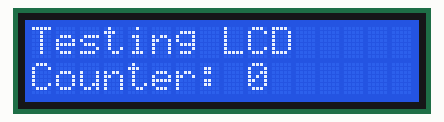
Recording of a program running on a simulated ATmega8, built with avr-gcc and emulated at 8 MHz. On the bench: 16×2 character LCD. Wiring (inferred from the signals the program sends): character LCD (HD44780): RS PC3; E PD1; data PD2, PD3, PD4, PD5.

Above: at 0.13 s.
At 4.91 s:
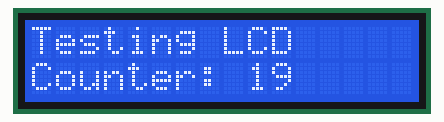
At 9.94 s:
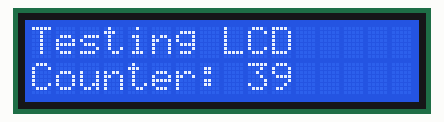
At 20.0 s:
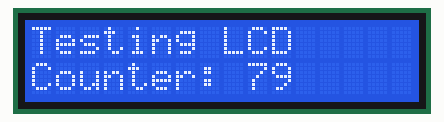
At 29.81 s:
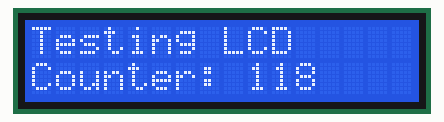
At 39.87 s:
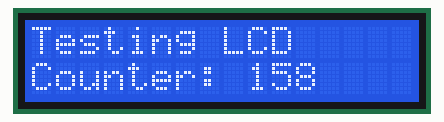

The program:

main.cpp
```cpp
//id:main.cpp,textlcd,2-8-2012,sidiknur@yahoo.com
//Atmega8,8MHz-internal

#include <avr/io.h>
#include <stdlib.h>

#include "textlcd.h"

int main(void)
{
    uint8_t data = 0;
    char str[10];

    TextLCD<PC,3,PD,1, PD,2,PD,3,PD,4,PD,5,16> Display;

    Display.PutStr("Testing LCD");
    while(1){
        utoa(data,str,10);
        Display.GotoXY(2,1);
        Display.PutStr("Counter: ");
        Display.PutStr(str);
        Display.PutStr("    ");
        data++;
        _delay_ms(250);
    }

    return 0;
}
```

textlcd_config.h
```cpp
//id:textlcd_config.h,textlcd,2-8-2012,sidiknur@yahoo.com
#ifndef TEXTLCD_CONFIG_H_INCLUDED
#define TEXTLCD_CONFIG_H_INCLUDED

#define	LCD_DISPLAY_CLEAR		0x01
#define	LCD_CURSOR_HOME			0x02
#define	LCD_ENTRY_MODE_SET		0x04
#define LCD_ENTRY_INCREMENT		(0x02 | LCD_ENTRY_MODE_SET)
#define	LCD_ENTRY_DECREMENT		(0	  | LCD_ENTRY_MODE_SET)
#define LCD_ENTRY_SHIFT			(0x01 | LCD_ENTRY_MODE_SET)
#define	LCD_ENTRY_NOTSHIFT		(0	  | LCD_ENTRY_MODE_SET)
#define	LCD_DISPLAY_ON_OFF		0x08
#define	LCD_DISPLAY_ON			(0x04 | LCD_DISPLAY_ON_OFF)
#define	LCD_DISPLAY_OFF			(0	  | LCD_DISPLAY_ON_OFF)
#define LCD_CURSOR_ON			(0x02 | LCD_DISPLAY_ON_OFF)
#define	LCD_CURSOR_OFF			(0	  | LCD_DISPLAY_ON_OFF)
#define	LCD_POSITION_BLINK		(0x01 | LCD_DISPLAY_ON_OFF)
#define LCD_POSITION_NOTBLINK	(0	  | LCD_DISPLAY_ON_OFF)
#define LCD_CURSOR_DISPLAY_SHIFT 0x10
#define	LCD_DISPLAY_SHIFT		(0x08 | LCD_CURSOR_DISPLAY_SHIFT)
#define	LCD_CURSOR_SHIFT		(0	  | LCD_CURSOR_DISPLAY_SHIFT)
#define	LCD_RIGHT_SHIFT			(0x04 | LCD_CURSOR_DISPLAY_SHIFT)
#define LCD_LEFT_SHIFT			(0	  | LCD_CURSOR_DISPLAY_SHIFT)
#define	LCD_FUNCTION_SET		0x28
#define	LCD_8BIT				(0x10 | LCD_FUNCTION_SET)
#define	LCD_4BIT				(0    | LCD_FUNCTION_SET)
#define	LCD_CGRAM_ADDR_SET		0x40
#define LCD_DDRAM_ADDR_SET		0x80


#endif // TEXTLCD_CONFIG_H_INCLUDED
```

pinout.h
```cpp
//Id:pinout.h,pinout_lanjut,1-8-2012,sidiknur@yahoo.com

#ifndef PINOUT_H_INCLUDED
#define PINOUT_H_INCLUDED

typedef enum{
    PB,
    PC,
    PD
}port_id_t;

typedef enum{
    ACTIVE_HIGH,
    ACTIVE_LOW
}active_t;

#define port(p) (p==PB?PORTB:(p==PC?PORTC:PORTD))
#define ddr(p)  _SFR_IO8(_SFR_IO_ADDR(port(p))-1)
#define pin(p)  _SFR_IO8(_SFR_IO_ADDR(port(p))-2)

template<port_id_t p>
static inline void PortSetBit(uint8_t bit){ port(p) |= _BV(bit); }

template<port_id_t p>
static inline void PortClearBit(uint8_t bit){ port(p) &= ~_BV(bit); }

template<port_id_t p, uint8_t bit>
struct PinOut{
    PinOut(){
        ddr(p) |= _BV(bit);
    }
    static inline void Set(){ PortSetBit<p>(bit); }
    static inline void Clear(){ PortClearBit<p>(bit);}
};

#endif // PINOUT_H_INCLUDED
```

textlcd.h
```cpp
//id:textlcd.h,textlcd,2-8-2012,sidiknur@yahoo.com
#ifndef TEXTLCD_H_INCLUDED
#define TEXTLCD_H_INCLUDED

#include <util/delay.h>
#include "pinout.h"
#include "textlcd_config.h"


#define	LCD_DLY_PLUS	5	//(us)
#define nible_hi(byte)	(byte>>4)
#define	nible_lo(byte)	(byte & 0x0f)
#define	ir_select()		RS::Clear()
#define dr_select()		RS::Set()


template <port_id_t pRS, uint8_t bRS,
          port_id_t pEN, uint8_t bEN,
          port_id_t pD4, uint8_t bD4,
          port_id_t pD5, uint8_t bD5,
          port_id_t pD6, uint8_t bD6,
          port_id_t pD7, uint8_t bD7,
          uint8_t col_num = 16>
class TextLCD : PinOut<pRS, bRS>,
                PinOut<pEN, bEN>,
                PinOut<pD4, bD4>,
                PinOut<pD5, bD5>,
                PinOut<pD6, bD6>,
                PinOut<pD7, bD7>
{
public:
    TextLCD(){

        _delay_us(1500+LCD_DLY_PLUS);
        lcd_write_ir_nible( nible_hi(LCD_8BIT) );
        _delay_us(4100+LCD_DLY_PLUS);
        lcd_write_ir_nible( nible_hi(LCD_8BIT) );
        _delay_us(100+LCD_DLY_PLUS);
        lcd_write_ir_nible( nible_hi(LCD_8BIT) );

        lcd_write_ir_nible( nible_hi(LCD_4BIT) );
        lcd_write_ir_byte(LCD_4BIT);
        lcd_write_ir_byte(LCD_DISPLAY_ON | LCD_CURSOR_OFF\
                          | LCD_POSITION_NOTBLINK);
        lcd_write_ir_byte(LCD_ENTRY_INCREMENT);

    }

    void PutChar(const char chr){
        lcd_write_dr_byte(chr);
    }

    void PutStr(const char* str){
        while(*str){
            PutChar(*str++);
        }
    }

#define lcd_row_addr(row) (row%2? (row>>1)*col_num+0x40:\
						  (row>>1)*col_num )

    void GotoXY(uint8_t row, uint8_t col){
        row--;
        col--;
        lcd_write_ir_byte(LCD_DDRAM_ADDR_SET | \
                            lcd_row_addr(row) | col );
    }

    void DisplayClear(void){
        lcd_write_ir_byte(LCD_DISPLAY_CLEAR);
    }

    void GoHome(void){
        lcd_write_ir_byte(LCD_CURSOR_HOME);
    }

    void CursorOffBlinkOff(void){
        lcd_write_ir_byte(LCD_DISPLAY_ON | LCD_CURSOR_OFF\
                          | LCD_POSITION_NOTBLINK);
    }

    void CursorOnBlinkOn(void){
        lcd_write_ir_byte(LCD_DISPLAY_ON | LCD_CURSOR_ON \
                          | LCD_POSITION_BLINK);
    }

private:
    typedef PinOut<pRS, bRS> RS;
    typedef PinOut<pEN, bEN> EN;
    typedef PinOut<pD4, bD4> D4;
    typedef PinOut<pD5, bD5> D5;
    typedef PinOut<pD6, bD6> D6;
    typedef PinOut<pD7, bD7> D7;

    void lcd_write_nible(const uint8_t nible){

        EN::Set();

        if(nible & _BV(0)) D4::Set(); else D4::Clear();
        if(nible & _BV(1)) D5::Set(); else D5::Clear();
        if(nible & _BV(2)) D6::Set(); else D6::Clear();
        if(nible & _BV(3)) D7::Set(); else D7::Clear();
        EN::Clear();

        _delay_us(40);
    }

    void lcd_write_byte(const uint8_t byte){
        lcd_write_nible(nible_hi(byte));
        lcd_write_nible(nible_lo(byte));
    }

    void lcd_write_ir_nible(const uint8_t cmd){
        ir_select();
        lcd_write_nible(cmd);
    }


    void lcd_write_dr_byte(const uint8_t data){
        dr_select();
        lcd_write_byte(data);
    }

    void lcd_write_ir_byte(const uint8_t cmd){
        ir_select();
        lcd_write_byte(cmd);

        if(cmd==LCD_DISPLAY_CLEAR || cmd==LCD_CURSOR_HOME)
            _delay_us(1600);
    }


};
#endif // TEXTLCD_H_INCLUDED
```
